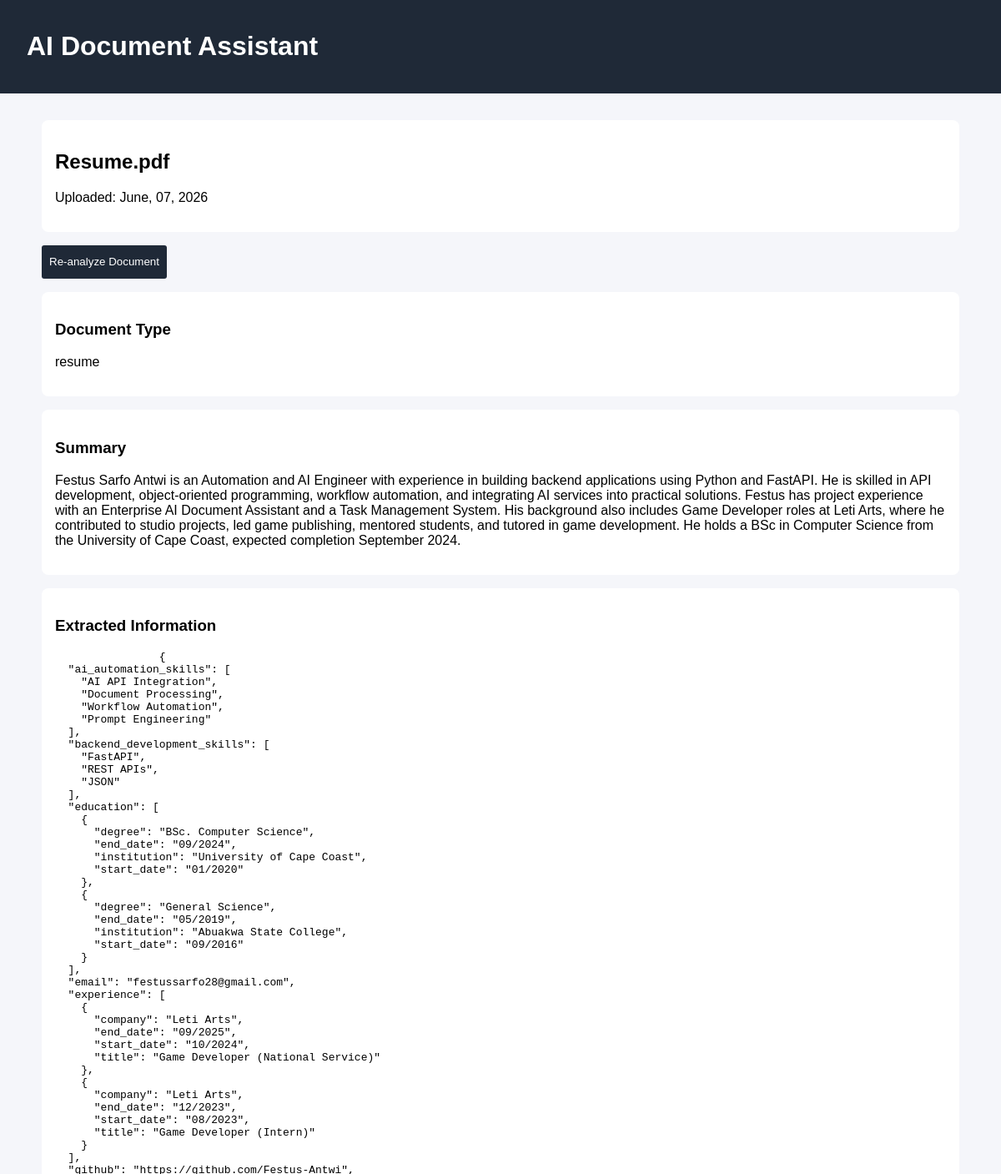
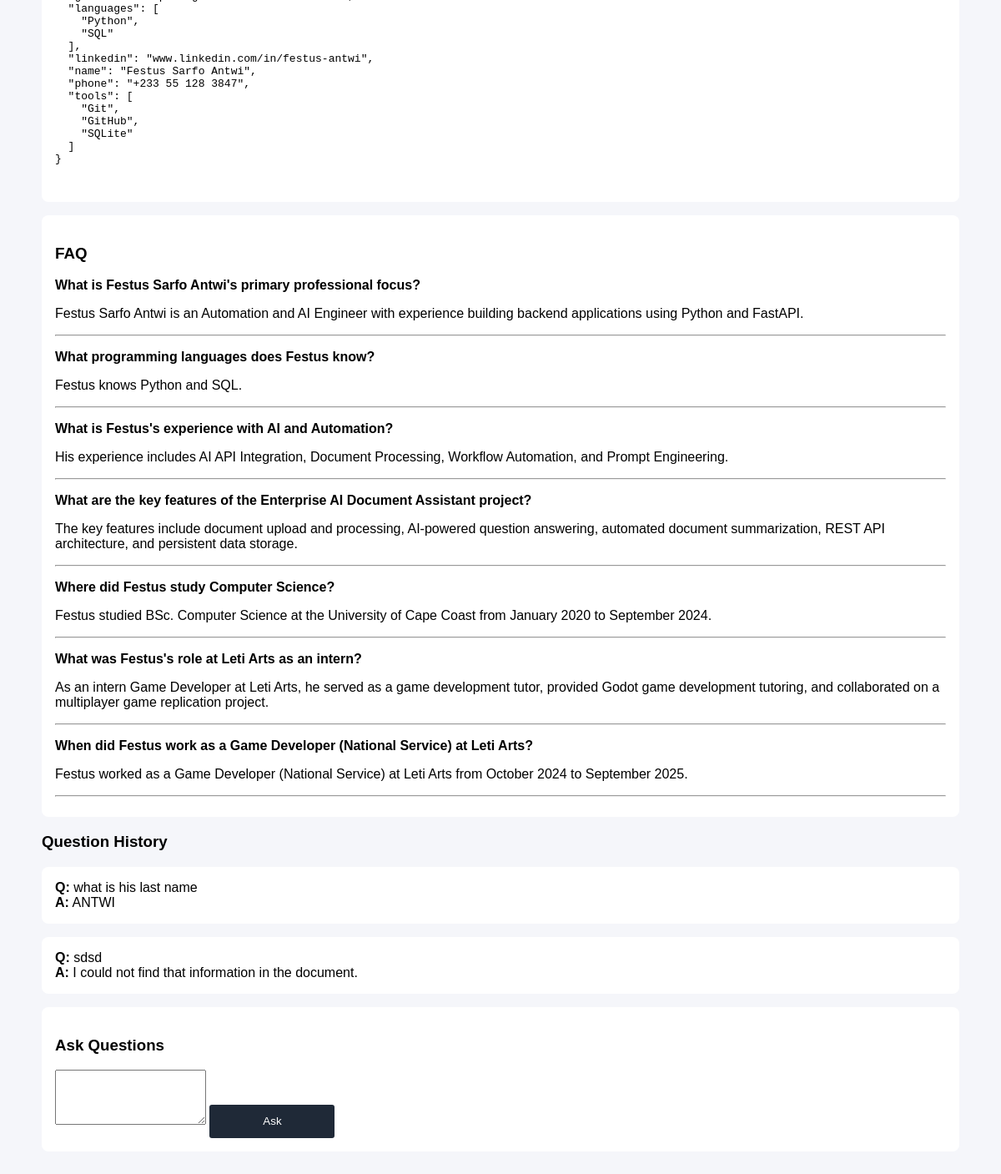
The app's page /documents/6 with its own data (2 pictures, top to bottom).
### app/models.py (models this page shows, shortened)
class Document(Base):
    __tablename__ = "documents"
    id:Mapped[int] = mapped_column(Integer, primary_key=True, index=True)
    stored_filename: Mapped[str] = mapped_column(String(200),nullable=False)
    original_filename:Mapped[str] = mapped_column(String(200), nullable=False)
    uploaded_at:Mapped[datetime] = mapped_column(DateTime(timezone=True), default=lambda:datetime.now(UTC))
    questions:Mapped[list[Question]] = relationship(back_populates="document", cascade="all, delete-orphan")
    summary: Mapped[Summary] = relationship(back_populates="document", uselist=False, cascade="all, delete-orphan")
    extraction:Mapped[Extraction] = relationship(back_populates="document", uselist=False, cascade="all, delete-orphan")
    analysis: Mapped["DocumentAnalysis"] = relationship(back_populates="document", uselist=False, cascade="all, delete-orphan")

class DocumentAnalysis(Base):
    __tablename__ = "document_analyses"
    id: Mapped[int] = mapped_column(primary_key=True)
    document_id: Mapped[int] = mapped_column(ForeignKey("documents.id", ondelete="CASCADE"),unique=True, nullable=False, index=True)
    document_type: Mapped[str] = mapped_column(String(100),nullable=False)
    summary: Mapped[str] = mapped_column(Text)
    extracted_json: Mapped[dict] = mapped_column(JSON)
    faq_json: Mapped[list[dict]] = mapped_column(JSON)
    generated_at:Mapped[datetime] = mapped_column(DateTime(timezone=True), default=lambda:datetime.now(UTC))
    document: Mapped["Document"] = relationship(back_populates="analysis")

class Question(Base):
    __tablename__ = "questions"
    id:Mapped[int] = mapped_column(Integer, primary_key=True, index=True)
    document_id:Mapped[int] = mapped_column(Integer, ForeignKey("documents.id",ondelete="CASCADE"), nullable=False , index=True)
    question: Mapped[str] = mapped_column(Text)
    answer:Mapped[str] = mapped_column(Text)
    created_at:Mapped[datetime] = mapped_column(DateTime(timezone=True), default=lambda:datetime.now(UTC))
    document:Mapped[Document] = relationship(back_populates="questions")

### app/web/documents.py (the view)
@router.get("/documents/{document_id}", include_in_schema=False, name="document_page")
def get_document(request:Request, document_id: int, db: Annotated[Session, Depends(get_db)]):
    document = db.get(models.Document,document_id)
    if document:
        title = document.original_filename[:50]
        return templates.TemplateResponse(
            request,
            "document.html",
            {"document":document, "title":title}
        )
    raise HTTPException(status_code=status.HTTP_404_NOT_FOUND, detail="Document not found")

### templates/document.html
{% extends "layout.html" %}
{% block content %}
    <section class="card">
        <h2>{{ document.original_filename }}</h2>
        <p>
            Uploaded: {{ document.uploaded_at.strftime('%B, %d, %Y') }}
        </p>
    </section>
    <section class="actions">
        <form action="{{ url_for('web_analyse_document', document_id=document.id) }}" method="post">
            {% if document.analysis %}
                <button type="submit">Re-analyze Document</button>
            {% else %}
                <button type="submit">Analyze Document</button>
            {% endif %}
        </form>
    </section>
    {% if document.analysis %}
        <section class="card">
            <h3>Document Type</h3>
            <p>{{ document.analysis.document_type }}</p>
        </section>
        <section class="card">
            <h3>Summary</h3>
            <p>{{ document.analysis.summary }}</p>
        </section>
        <section class="card">
            <h3>Extracted Information</h3>
            <pre>
                {{ document.analysis.extracted_json | tojson(indent=2) }}
            </pre>
        </section>
        <section class="card">
            <h3>FAQ</h3>
            {% for item in document.analysis.faq_json %}
                <p><strong>{{ item.question }}</strong></p>
                <p>{{ item.answer }}</p>
                <hr>
            {% endfor %}
        </section>
    {% endif %}
    <h3>Question History</h3>
    {% for q in document.questions %}
        <div class="card">
            <strong>Q:</strong> {{ q.question }}
            <br>
            <strong>A:</strong> {{ q.answer }}
        </div>
    {% endfor %}
    <section class="card">
        <h3>Ask Questions</h3>
        <form action="{{ url_for('ask_question', document_id=document.id) }}" method="post">
            <textarea
                name="question"
                rows="4"
                required>
            </textarea>
            <button type="submit">Ask</button>
        </form>
    </section>
{% endblock %}

### static/css/main.css (style rules this page uses)
body { font-family: Arial, sans-serif; background: #f5f6fa; margin: 0; }
.card { background: white; padding: 1rem; margin-bottom: 1rem; border-radius: 8px; }
.actions { display: flex; gap: 10px; margin-bottom: 1rem; }
button { cursor: pointer; border:none; background-color: #1f2937; color: white; width: 150px; height: 40px; border-radius: 3px; transition: background-color 0.5s; }

### records on screen
Document: original_filename "Resume.pdf", uploaded_at "June, 07, 2026"
DocumentAnalysis: analysis.document_type "resume", analysis.summary "Festus Sarfo Antwi is an Automation and AI Engineer with experience in building backend applications using Python and FastAPI. He is skilled in API development, object-oriented programming, workflow automation, and integrating AI services into practical solutions. Festus has project experience with an Enterprise AI Document Assistant and a Task Management System. His background also includes Game Developer roles at Leti Arts, where he contributed to studio projects, led game publishing, mentored students, and tutored in game development. He holds a BSc in Computer Science from the University of Cape Coast, expected completion September 2024.", analysis.extracted_json|tojson "{ \"ai_automation_skills\": [ \"AI API Integration\", \"Document Processing\", \"Workflow Automation\", \"Prompt Engineering\" ], \"backend_development_skills\": [ \"FastAPI\", \"REST APIs\", \"JSON\" ], \"education\": [ { \"degree\": \"BSc. Computer Science\", \"end_date\": \"09/2024\", \"institution\": \"University of Cape Coast\", \"start_date\": \"01/2020\" }, { \"degree\": \"General Science\", \"end_date\": \"05/2019\", \"institution\": \"Abuakwa State College\", \"start_date\": \"09/2016\" } ], \"email\": \"festussarfo28@gmail.com\", \"experience\": [ { \"company\": \"Leti Arts\", \"end_date\": \"09/2025\", \"start_date\": \"10/2024\", \"title\": \"Game Developer (National Service)\" }, { \"company\": \"Leti Arts\", \"end_date\": \"12/2023\", \"start_date\":…"
Question: question "what is his last name", answer "ANTWI"
Question: question "sdsd", answer "I could not find that information in the document."

### other values on screen
{{ item.question }} "What is Festus Sarfo Antwi's primary professional focus?" "What programming languages does Festus know?" "What is Festus's experience with AI and Automation?" "What are the key features of the Enterprise AI Document Assistant project?" "Where did Festus study Computer Science?" "What was Festus's role at Leti Arts as an intern?" "When did Festus work as a Game Developer (National Service) at Leti Arts?"
{{ item.answer }} "Festus Sarfo Antwi is an Automation and AI Engineer with experience building backend applications using Python and FastAPI." "Festus knows Python and SQL." "His experience includes AI API Integration, Document Processing, Workflow Automation, and Prompt Engineering." "The key features include document upload and processing, AI-powered question answering, automated document summarization, REST API architecture, and persistent data storage." "Festus studied BSc. Computer Science at the University of Cape Coast from January 2020 to September 2024." "As an intern Game Developer at Leti Arts, he served as a game development tutor, provided Godot game development tutoring, and collaborated on a multiplayer game replication project." "Festus worked as a Game Developer (National Service) at Leti Arts from October 2024 to September 2025."
